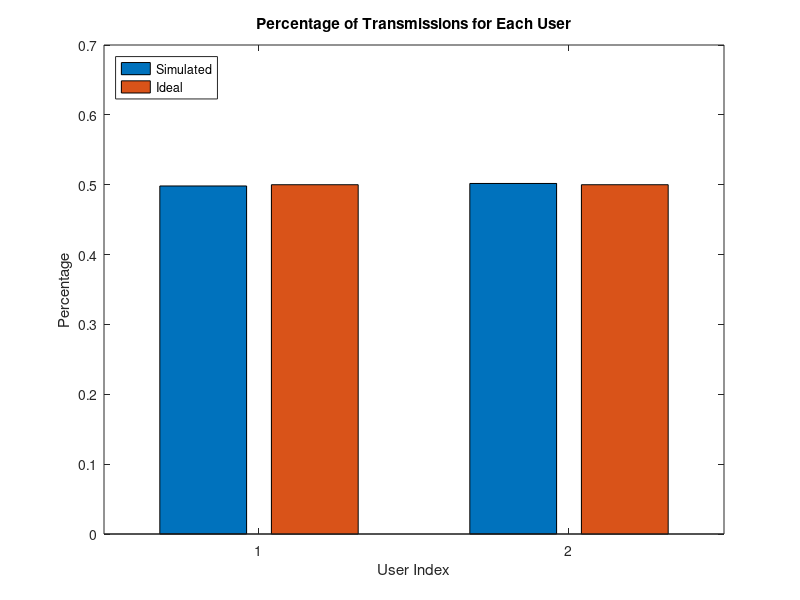

Recreate this plot in MATLAB.

% Nate Raymondi, 2/24/2020

% Creating an opportunistic transmission scheduler as defined in
% "Opportunistic Transmission Scheduling with Resource Sharing Constraints
% in Wireless Networks" by Liu et. al. (2001)


% Prespecify the time-fraction rate constraints of the users
%   this vector should sum to 1
rVec = [1 1]; 
rVecSum = sum(rVec); rVec = rVec/rVecSum;    % performs the [0,1] range normalization
N = length(rVec);

% we'll consider these channel measurements from a Rayleigh distribution
scale = 2.2;            % scale parameter of the distribution

numTransmissions = 50e3;
v = zeros(numTransmissions+1,N);
Q = zeros(numTransmissions,N); Qchoice = zeros(numTransmissions,N);

diffR = zeros(numTransmissions,N);

for index = 1:numTransmissions
    % Take channel utility measurements
    %U = raylrnd(scale,size(rVec));
    U = [1 10];             % fixed utility for debugging
    
    % Q(U) = argmax(Ui + vi)
    for i = 1:N
        Q(index,i) = U(i) + v(index,i);
    end
    
    [maxValue,maxIndex] = max(Q(index,:));   % pick the user 
    Qchoice(index,maxIndex) = 1;    % record this value for later
    
    % update the v vector 
    for i = 1:N
        if i == maxIndex
            v(index+1,i) = v(index,i) - (0.05)*(1-rVec(i));
            diffR(index+1,i) = (1-rVec(i));
        else 
            v(index+1,i) = v(index,i) - (0.05)*(0-rVec(i));
            diffR(index+1,i) = (0-rVec(i));
        end
    end   
end
    
choices = sum(Qchoice);
choicesPDF = choices/numTransmissions;
data = [choicesPDF' rVec'];

figure; bar(data); legend('Simulated','Ideal','Location','northwest')
title('Percentage of Transmissions for Each User'); 
xlabel('User Index'); ylabel('Percentage')
    
% Note - this DOES in fact converge, it just takes VERY LONG when a
% particular user has a much higher time-fraction constraint and/or channel
% utility 
    
    
    
    
    
    
    
    
    
    
    
    
    
    